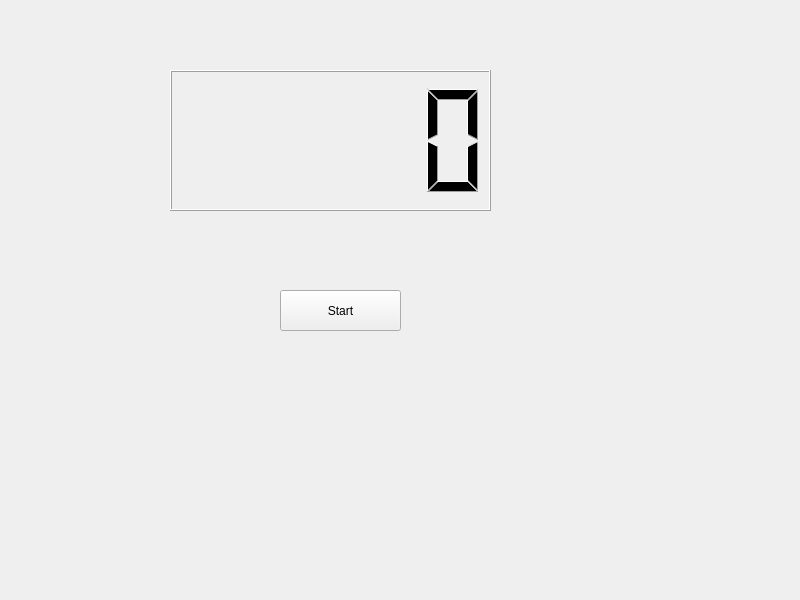
<?xml version="1.0" encoding="UTF-8"?>
<ui version="4.0">
 <class>Widget</class>
 <widget class="QWidget" name="Widget">
  <property name="geometry">
   <rect>
    <x>0</x>
    <y>0</y>
    <width>800</width>
    <height>600</height>
   </rect>
  </property>
  <property name="windowTitle">
   <string>Widget</string>
  </property>
  <widget class="QLCDNumber" name="lcdNumber">
   <property name="geometry">
    <rect>
     <x>170</x>
     <y>70</y>
     <width>321</width>
     <height>141</height>
    </rect>
   </property>
  </widget>
  <widget class="QPushButton" name="pushButton">
   <property name="geometry">
    <rect>
     <x>280</x>
     <y>290</y>
     <width>121</width>
     <height>41</height>
    </rect>
   </property>
   <property name="text">
    <string>Start</string>
   </property>
  </widget>
 </widget>
 <resources/>
 <connections/>
</ui>
